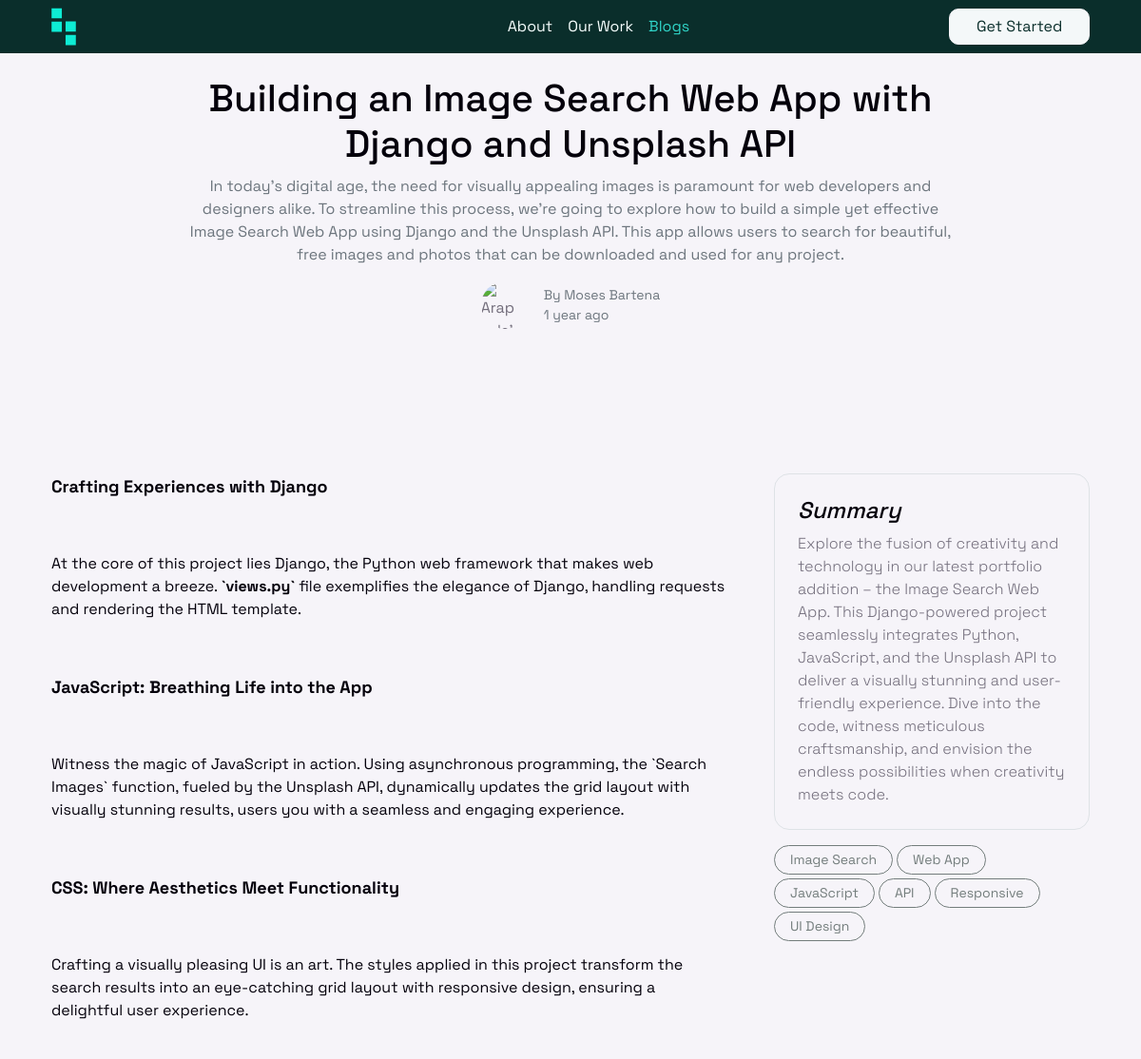
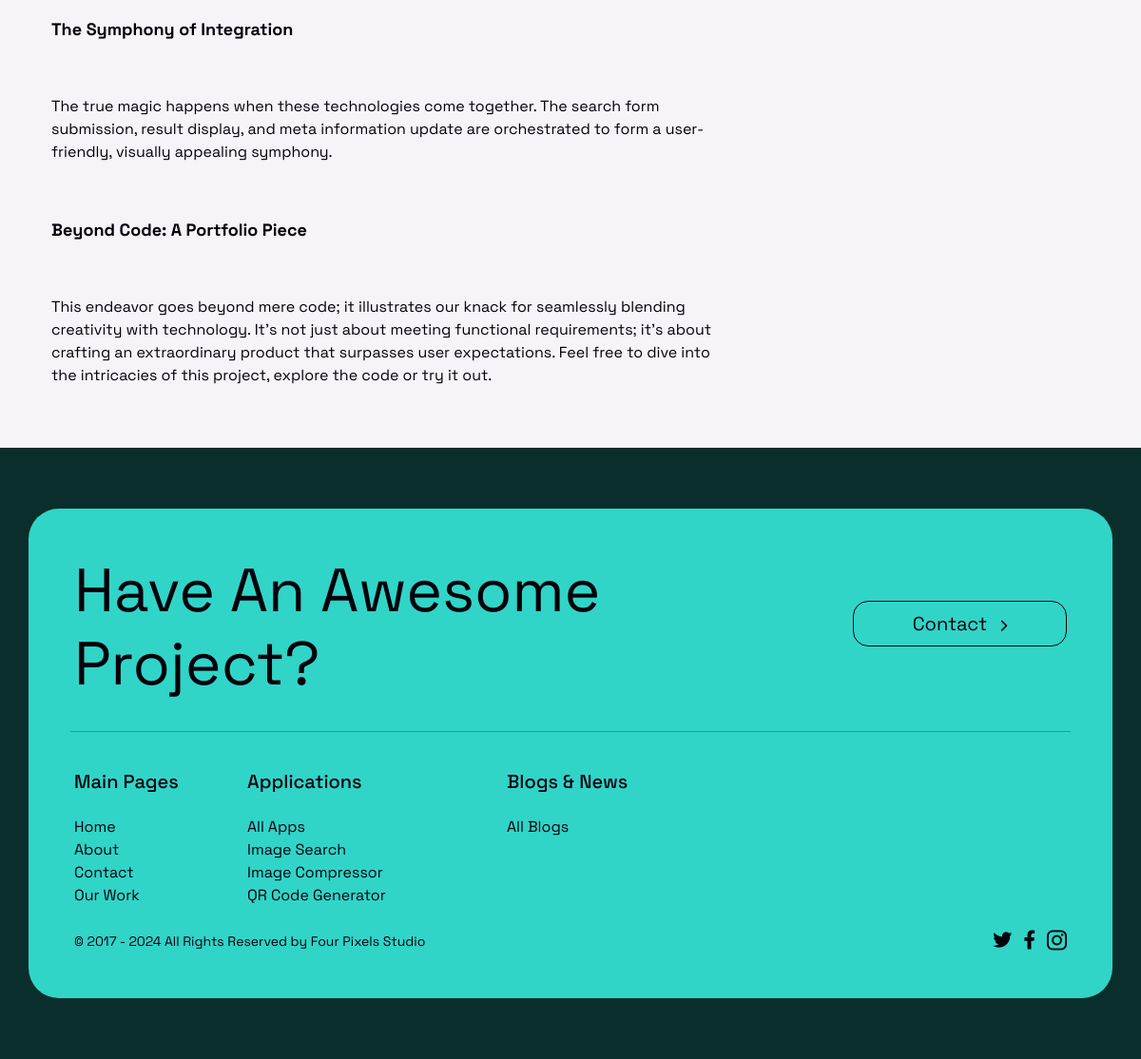
The page /blogs/building-an-image-search-web-app-with-django-and-unsplash-api/ on the database its author committed (2 pictures, top to bottom).
### blogs/models.py (models this page shows, shortened)
class Blog(models.Model):
    title = models.CharField(max_length=200, blank=True, null=True)
    introduction = models.TextField(blank=True, null=True)
    content = models.TextField(blank=True, null=True)
    conclusion = models.TextField(blank=True, null=True)
    tags = models.TextField(blank=True, null=True)
    author = models.CharField(max_length=50, blank=True, null=True)
    category = models.CharField(max_length=50, blank=True, null=True)
    cover = models.ImageField(blank=True, null=True)
    pub_date = models.DateTimeField(
        default=timezone.now, blank=True, null=True)
    summary = models.TextField(blank=True, null=True)
    meta_description = models.TextField(blank=True, null=True)
    meta_keywords = models.TextField(blank=True, null=True)
    slug = models.SlugField(unique=True, null=True, blank=True)
    hit_count_generic = GenericRelation(
        HitCount, object_id_field='object_pk', related_query_name='hit_count_generic_relation')
    thumbnail = ResizedImageField(
        size=[1024, 600], upload_to="blogs/", null=True, blank=True, force_format='JPEG', quality=90,)
    @property
    def meta_url(self):
        return f"www.fourpixels.studio/blogs/{self.slug}/"

### blogs/views.py (the view)
# urls.py: path("<slug:slug>/", blog_detail, name="blog_detail"),
def blog_detail(request, slug):
    blog = get_object_or_404(Blog, slug=slug)
    previous_blog, next_blog = get_previous_and_next_blog(blog)
    if blog.thumbnail:
        meta_thumbnail = blog.thumbnail.url
    else:
        meta_thumbnail = None
    context = {
        'blog': blog,
        'tags': [item.strip() for item in blog.tags.split(',') if item.strip()],
        'previous_blog': previous_blog,
        'next_blog': next_blog,
        'cover_image': blog.cover,
        'title_tag': blog.title,
        "meta_description": blog.meta_description,
        "meta_keywords": blog.meta_keywords,
        'meta_thumbnail': meta_thumbnail,
        'meta_url': blog.meta_url,
    }
    update_views(request, blog)
    return render(request, 'blog_detail.html', context)

### blogs/utils.py (called while the page is built)
def update_views(request, object):
    context = {}
    hit_count = get_hitcount_model().objects.get_for_object(object)
    hits = hit_count.hits
    hitcontext = context["hitcount"] = {"pk": hit_count.pk}
    hit_count_response = HitCountMixin.hit_count(request, hit_count)
    if hit_count_response.hit_counted:
        hit = hits + 1
        hitcontext["hitcounted"] = hit_count_response.hit_counted
        hitcontext["hit_message"] = hit_count_response.hit_message

### blogs/views.py (called while the page is built)
def get_previous_and_next_blog(blog):
    blogs = Blog.objects.order_by('-pub_date')
    blog_index = list(blogs).index(blog)
    previous_blog = None
    next_blog = None
    if blog_index > 0:
        previous_blog = blogs[blog_index - 1]
    if blog_index < len(blogs) - 1:
        next_blog = blogs[blog_index + 1]
    return previous_blog, next_blog

### blogs/templates/blog_detail.html (shortened to what this page needs)
{% extends 'base.html' %}
{% load static %}
{% block body %}
{% load hitcount_tags %}
<main class="container-fluid px-0 mb-5">
    <div class="container my-6">
        <div class="row justify-content-center">
            <div class="col-sm-12 col-lg-9">
                <h1 class="text-center">{{ blog.title }}</h1>
                <p class="text-muted text-center">{{ blog.introduction }}</p>
                <div class="d-flex flex-row gap-3 justify-content-center align-items-center">
                    <img src="{% static 'img/araptala-thumbnail.jpg' %}" alt="Arap Tala's image" style="height: 50px; width: 50px; object-fit: cover; border-radius: 50%;">
                    <div>
                        <p class="text-muted small my-0">By {{ blog.author }}</p>
                        <p class="text-muted small my-0">{{ blog.pub_date|timesince }} ago</p>
                    </div>
                </div>
            </div>
        </div>
    </div>
    <div class="container px-4 mt-5">
        <div class="row justify-content-between g-5">
            <div class="col-md-8 col-sm-12">
                <article class="blog-post summernote-content text-dark">{{ blog.content|safe }}</article>
            </div>
            <div class="col-md-4 col-sm-12">
                <div class="p-4 mb-3 border rounded-4">
                    <h4 class="fst-italic">Summary</h4>
                    <p class="mb-0 fw-300">{{ blog.summary }}</p>
                </div>
                <ul class="list-unstyled d-flex flex-row flex-wrap gap-1">
                    {% for tag in tags %}
                    <li class="btn btn-sm btn-outline-secondary px-3 rounded-pill">{{ tag }}</li>
                    {% endfor %}
                </ul>
            </div>
        </div>
    </div>
</main>
{% endblock %}

### static/css/custom.css (style rules this page uses)
:root { --primary: #30d5c8; --secondary: #6a7877; --light: #f7fffe; --dark: #0a2e2b; }
body { font-family: 'Space Grotesk', sans-serif !important; padding: 0; margin: 0; background-color: #fcfcfc; }
h6, .h6, h5, .h5, h4, .h4, h3, .h3, h2, .h2, h1, .h1 { margin-top: 0; margin-bottom: 0.5rem; font-family: 'Space Grotesk', sans-serif !important; line-height: 1.2; }
h1, .h1 { font-size: calc(1.375rem + 1.5vw); }
@media (min-width: 1200px) { h1, .h1 { font-size: 2.5rem; } }
h4, .h4 { font-size: calc(1.275rem + 0.3vw); }
@media (min-width: 1200px) { h4, .h4 { font-size: 1.5rem; } }
p { margin-top: 0; margin-bottom: 1rem; }
.fw-300 { font-weight: 300 !important; }
.my-6 { padding-top: 5rem; padding-bottom: 5rem; }

### rows shown on the page
Blog: title "Building an Image Search Web App with Django and Unsplash API", introduction "In today's digital age, the need for visually appealing images is paramount for web developers and designers alike. To streamline this process, we're going to explore how to build a simple yet effective Image Search Web App using Django and the Unsplash API. This app allows users to search for beautiful, free images and photos that can be downloaded and used for any project.", author "Moses Bartena", pub_date "1 year", content "Crafting Experiences with Django At the core of this project lies Django, the Python web framework that makes web development a breeze. `views.py` file exemplifies the elegance of Django, handling requests and rendering the HTML template. JavaScript: Breathing Life into the App Witness the magic of JavaScript in action. Using asynchronous programming, the `Search Images` function, fueled by the Unsplash API, dynamically updates the grid layout with visually stunning results, users you with a seamless and engaging experience. CSS: Where Aesthetics Meet Functionality Crafting a visually pleasing UI is an art. The styles applied in this project transform the search results into an eye-catching…", summary "Explore the fusion of creativity and technology in our latest portfolio addition – the Image Search Web App. This Django-powered project seamlessly integrates Python, JavaScript, and the Unsplash API to deliver a visually stunning and user-friendly experience. Dive into the code, witness meticulous craftsmanship, and envision the endless possibilities when creativity meets code."

### other values the page prints
{{ tag }} "Image Search" "Web App" "JavaScript" "API" "Responsive" "UI Design"
